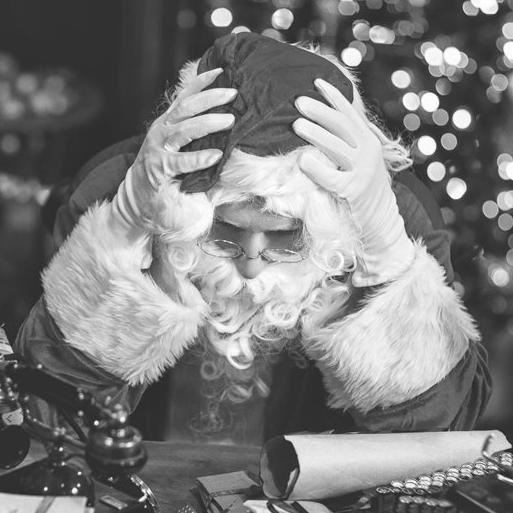
#> input picture I kolokvijum/deda_mraz.png, 513 x 513 px
$ python zadatak4.1.py
#> lines starting #> are read from the running program, lines starting #| are printed output that depends on the picture
from skimage import io
import plotly.express as px
import numpy as np

A = io.imread('deda_mraz.png')
#> A is the input picture: shape (513, 513); min 26, max 255, mean 124.8
px.imshow(A, color_continuous_scale='gray').show()
N, M = A.shape
#> N = 513; M = 513
B = A[round(0.3*N):round(0.7*M), round(0.3*N):round(0.7*M)]
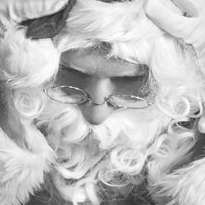
#> B: shape (205, 205); min 36, max 254, mean 187.6
px.imshow(B, color_continuous_scale='gray').show()

opseg_intenziteta = (155, 255)
broj_binova = 75
korak = 3

img = (B - opseg_intenziteta[0]) / (opseg_intenziteta[1] - opseg_intenziteta[0])
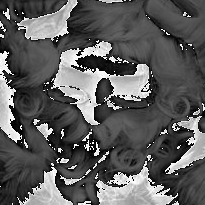
#> img: shape (205, 205) float64; min 0, max 2.55, mean 0.924; drawn with min black and max white
img = img[(img >= 0) & (img <= 1)]
img = np.round(img * (broj_binova-1)).astype('uint8')
img = img[::korak]
#> img = 10737 values, max 73 at index 1912, min 0 at index 520, mean 41.12

histogram = np.zeros(broj_binova)
for vrednost_piksela in img.ravel():
    histogram[vrednost_piksela] += 1
#> this loop made 10737 passes
#> vrednost_piksela on passes 1 to 3: 16, 24, 27
#> after the loop, histogram = 75 values, max 385 at index 53, min 0 at index 74, mean 143.2

px.line(x=np.arange(broj_binova), y=histogram).show()

$ run again, with I kolokvijum/cat.png copied over I kolokvijum/deda_mraz.png
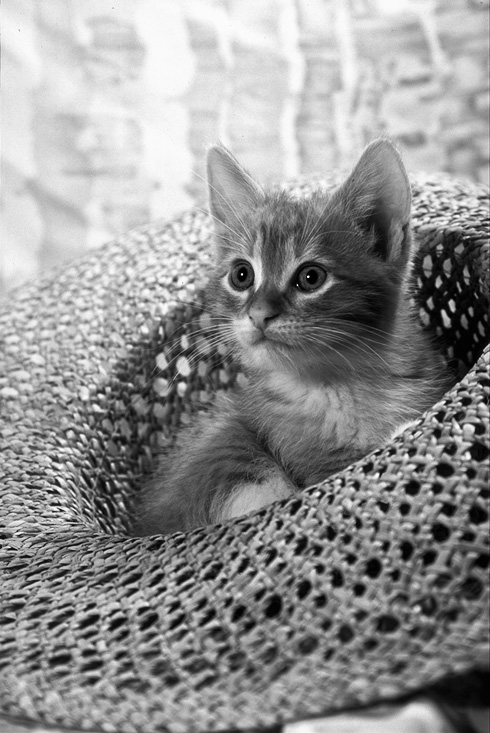
#> input picture I kolokvijum/cat.png, 490 x 733 px
#> A is the input picture: shape (733, 490); min 0, max 254, mean 146
#> `B = A[round(0.3*N):round(0.7*M), round(0.3*N):round(0.7*M)]`:
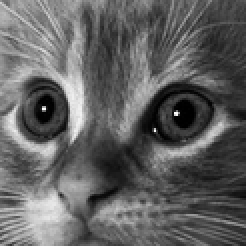
#> B: shape (123, 123) (shown 2 times larger); min 0, max 254, mean 97.3
#> `img = (B - opseg_intenziteta[0]) / (opseg_intenziteta[1] - opseg_inten..`:
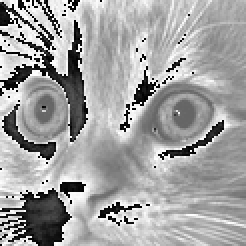
#> img: shape (123, 123) float64 (shown 2 times larger); min 0, max 2.55, mean 1.61; drawn with min black and max white
#> `img = img[(img >= 0) & (img <= 1)]`: img = 2177 values, max 0.99 at index 993, min 0 at index 2, mean 0.267
#> `img = np.round(img * (broj_binova-1)).astype('uint8')`: img = 2177 values, max 73 at index 993, min 0 at index 2, mean 19.75
#> `img = img[::korak]`: img = 726 values, max 73 at index 331, min 0 at index 19, mean 19.95
#> the loop `for vrednost_piksela in img.ravel():` made 726 passes
#> vrednost_piksela on passes 1 to 3: 11, 7, 21
#> after the loop `for vrednost_piksela in img.ravel():`: histogram = 75 values, max 37 at index 7, min 0 at index 64, mean 9.68

$ run again, with I kolokvijum/cookies.png copied over I kolokvijum/deda_mraz.png
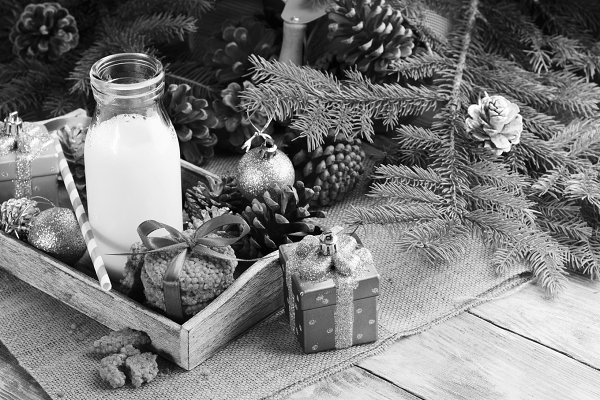
#> input picture I kolokvijum/cookies.png, 600 x 400 px
#> A is the input picture: shape (400, 600); min 0, max 255, mean 122.4
#> `B = A[round(0.3*N):round(0.7*M), round(0.3*N):round(0.7*M)]`:
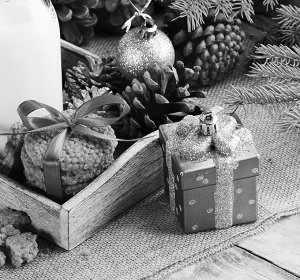
#> B: shape (280, 300); min 0, max 255, mean 128.5
#> `img = (B - opseg_intenziteta[0]) / (opseg_intenziteta[1] - opseg_inten..`:
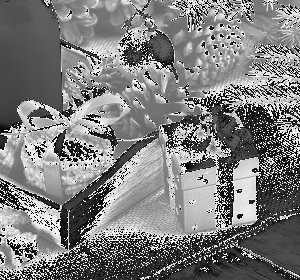
#> img: shape (280, 300) float64; min 0, max 2.55, mean 1.26; drawn with min black and max white
#> `img = img[::korak]`: img = 11335 values, max 74 at index 166, min 0 at index 44, mean 33.37
#> the loop `for vrednost_piksela in img.ravel():` made 11335 passes
#> vrednost_piksela on passes 1 to 3: 60, 56, 59
#> after the loop `for vrednost_piksela in img.ravel():`: histogram = 75 values, max 298 at index 53, min 4 at index 74, mean 151.1
